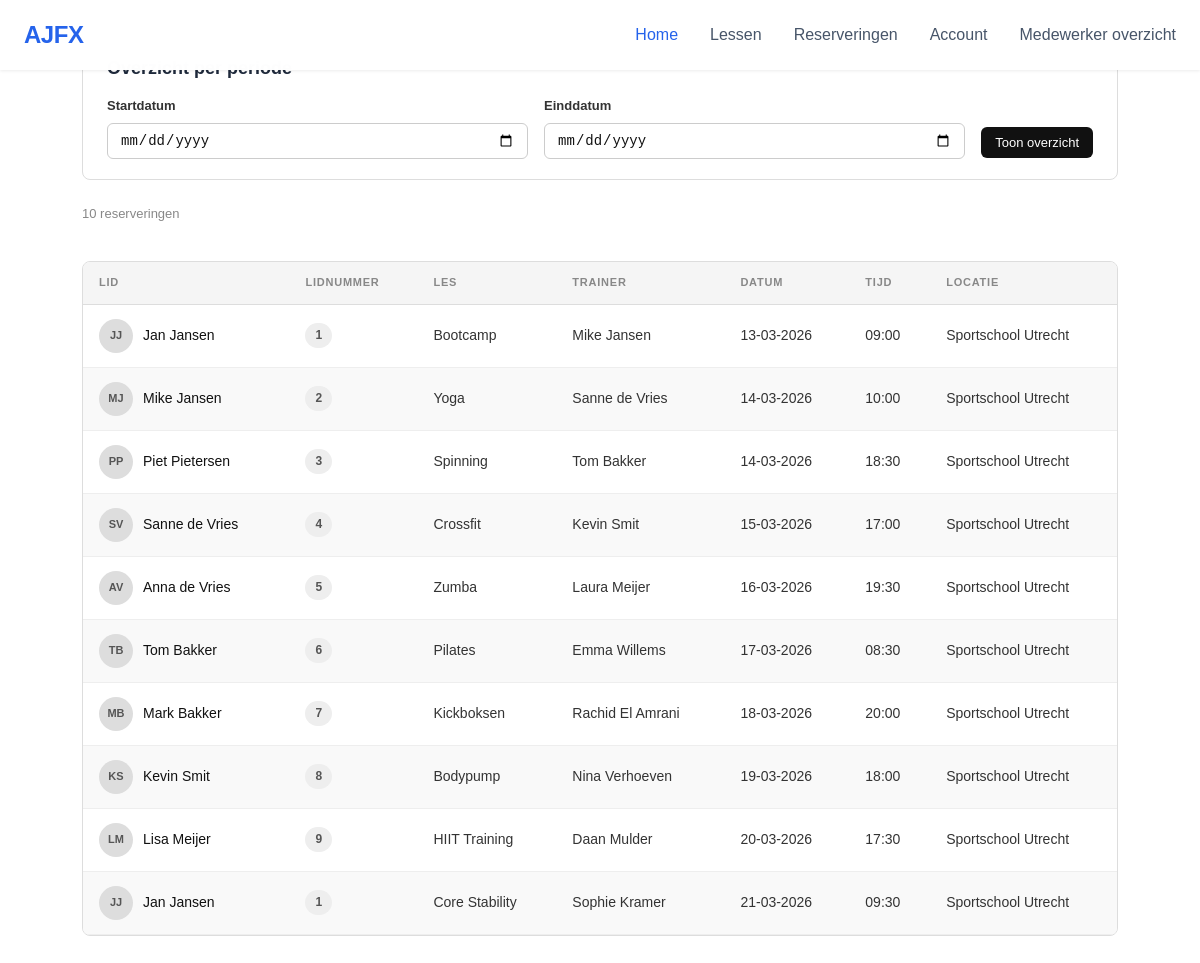
Screenshot of /reservering_overzicht/reserveringsoverzicht.php with the database file from the repository.
### tables this page shows
CREATE TABLE reserveringen
(
    Id          INT UNSIGNED    NOT NULL    AUTO_INCREMENT,
    lid_id      INT UNSIGNED    NOT NULL,
    les_id      INT UNSIGNED    NOT NULL,
    PRIMARY KEY (Id),
    CONSTRAINT fk_lid FOREIGN KEY (lid_id) REFERENCES ledenoverzicht(Id) ON DELETE CASCADE,
    CONSTRAINT fk_les FOREIGN KEY (les_id) REFERENCES lessenoverzicht(Id) ON DELETE CASCADE
);

CREATE TABLE ledenoverzicht
(
    Id          INT UNSIGNED    NOT NULL    AUTO_INCREMENT,
    naam        VARCHAR(255)    NOT NULL,
    lidnummer   INT UNSIGNED    NOT NULL,
    lessen      VARCHAR(255)    NOT NULL    DEFAULT '',
    leeftijd    DECIMAL(3,0)    NOT NULL    DEFAULT 0,
    email       VARCHAR(255)    NOT NULL    DEFAULT '',
    PRIMARY KEY (Id)
);

CREATE TABLE lessenoverzicht
(
    Id          INT UNSIGNED    NOT NULL    AUTO_INCREMENT,
    lesnaam     VARCHAR(255)    NOT NULL,
    trainer     VARCHAR(255)    NOT NULL,
    locatie     VARCHAR(255)    NOT NULL    DEFAULT 'Sportschool Utrecht',
    datum       DATE            NOT NULL,
    tijd        TIME            NOT NULL,
    lesprijs    DECIMAL(5,2)    NOT NULL    DEFAULT 0.00,
    PRIMARY KEY (Id)
);

### reservering_overzicht/reserveringsoverzicht.php (the view, shortened to what this page needs)
<?php
$servername = "localhost";
$username   = "root";
$password   = "";
$dbname     = "lessen";
$reserveringen  = [];
$fout           = null;
$simuleer_fout = isset($_GET['fout']) && $_GET['fout'] == '1';
$filter_actief = false;
$startdatum    = '';
$einddatum     = '';
if ($simuleer_fout) {
    $filter_fout = "Het overzicht kon niet worden geladen.";
} else {
    $conn = new mysqli($servername, $username, $password, $dbname);
    if ($conn->connect_error) {
        $fout = "Er is iets misgegaan bij het laden van de reserveringen.";
    } else {
        $sql = "
            SELECT
                r.Id,
                l.naam       AS lid_naam,
                l.lidnummer,
                lo.lesnaam   AS les_naam,
                lo.trainer,
                lo.datum,
                lo.tijd,
                lo.locatie
            FROM reserveringen r
            JOIN ledenoverzicht  l  ON r.lid_id = l.Id
            JOIN lessenoverzicht lo ON r.les_id = lo.Id
            ORDER BY lo.datum, lo.tijd
        ";
        $result = $conn->query($sql);
        if ($result && $result->num_rows > 0) {
            while ($row = $result->fetch_assoc()) $reserveringen[] = $row;
        }
    }
}
function initialen(string $naam): string {
    $delen   = explode(' ', $naam);
    $eerste  = strtoupper(substr($delen[0], 0, 1));
    $laatste = strtoupper(substr(end($delen), 0, 1));
    return $eerste . $laatste;
}
function formatDatum(string $datum): string {
    return date('d-m-Y', strtotime($datum));
}
?>
<!DOCTYPE html>
<html lang="nl">
<head>
    <link rel="stylesheet" href="reserveringsoverzicht.css">
    <link rel="stylesheet" href="../homepage/styles.css">
</head>
<body>
<nav class="navbar">
    <div class="nav-container">
        <div class="logo">
            <span class="logo-text">AJFX</span>
        </div>
        <ul class="nav-menu" id="navMenu">
            <li><a href="../index.html" class="nav-link active">Home</a></li>
            <li><a href="../lessen-overzicht.php" class="nav-link">Lessen</a></li>
            <li><a href="../reservering_overzicht/reserveringsoverzicht.php" class="nav-link">Reserveringen</a></li>
            <li><a href="../account/login.php" class="nav-link">Account</a></li>
            <li><a href="../medewerker_overzicht/medewerkers.php" class="nav-link">Medewerker overzicht</a></li>
        </ul>
    </div>
</nav>
<main>
    <div class="filter-sectie">
        <h2 class="sectie-titel">Overzicht per periode</h2>
        <form method="GET" action="reserveringsoverzicht.php" class="filter-form">
            <div class="form-groep">
                <label for="startdatum">Startdatum</label>
                <input type="date" id="startdatum" name="startdatum" value="<?= htmlspecialchars($startdatum) ?>" required>
            </div>
            <div class="form-groep">
                <label for="einddatum">Einddatum</label>
                <input type="date" id="einddatum" name="einddatum" value="<?= htmlspecialchars($einddatum) ?>" required>
            </div>
            <div class="form-acties">
                <button type="submit" class="knop-primair">Toon overzicht</button>
            </div>
        </form>
    </div>
    <?php if (!$filter_actief && $fout): ?>
        <div class="fout-blok">
            <div class="fout-icoon">!</div>
            <p class="fout-tekst"><?= htmlspecialchars($fout) ?></p>
        </div>
    <?php elseif (!$filter_actief && empty($reserveringen)): ?>
        <p class="aantal-tekst">Geen reserveringen gevonden.</p>
    <?php elseif (!empty($reserveringen)): ?>
        <p class="aantal-tekst"><?= count($reserveringen) ?> reserveringen<?= $filter_actief ? ' in geselecteerde periode' : '' ?></p>
        <div class="tabel-wrapper">
            <table>
                <thead>
                    <tr>
                        <th>Lid</th>
                        <th>Lidnummer</th>
                        <th>Les</th>
                        <th>Trainer</th>
                        <th>Datum</th>
                        <th>Tijd</th>
                        <th>Locatie</th>
                    </tr>
                </thead>
                <tbody>
                    <?php foreach ($reserveringen as $r): ?>
                        <tr>
                            <td>
                                <div class="naam-cel">
                                    <div class="avatar"><?= htmlspecialchars(initialen($r['lid_naam'])) ?></div>
                                    <span class="naam"><?= htmlspecialchars($r['lid_naam']) ?></span>
                                </div>
                            </td>
                            <td><span class="badge"><?= htmlspecialchars($r['lidnummer']) ?></span></td>
                            <td><?= htmlspecialchars($r['les_naam']) ?></td>
                            <td><?= htmlspecialchars($r['trainer']) ?></td>
                            <td><?= htmlspecialchars(formatDatum($r['datum'])) ?></td>
                            <td><?= htmlspecialchars(substr($r['tijd'], 0, 5)) ?></td>
                            <td><?= htmlspecialchars($r['locatie']) ?></td>
                        </tr>
                    <?php endforeach; ?>
                </tbody>
            </table>
        </div>
    <?php endif; ?>
</main>
</body>
</html>

### reservering_overzicht/reserveringsoverzicht.css (style rules this page uses)
* { box-sizing: border-box; margin: 0; padding: 0; }
body { font-family: sans-serif; background: #fff; color: #111; }
.knop-primair { padding: 8px 14px; border: none; border-radius: 6px; background: #111; color: #fff; font-size: 13px; cursor: pointer; text-decoration: none; }
main { max-width: 1100px; margin: 0 auto; padding: 28px 32px; display: flex; flex-direction: column; gap: 24px; }
.aantal-tekst { font-size: 13px; color: #888; margin-bottom: 12px; }
.tabel-wrapper { border: 1px solid #ddd; border-radius: 8px; overflow: hidden; }
table { width: 100%; border-collapse: collapse; }
thead th { padding: 12px 16px; text-align: left; font-size: 11px; font-weight: 700; color: #888; letter-spacing: 0.07em; text-transform: uppercase; background: #f5f5f5; border-bottom: 1px solid #ddd; }
tbody tr:nth-child(even) { background: #f9f9f9; }
tbody td { padding: 14px 16px; font-size: 14px; color: #333; border-bottom: 1px solid #eee; vertical-align: middle; }
.naam-cel { display: flex; align-items: center; gap: 10px; }
.avatar { width: 34px; height: 34px; border-radius: 50%; background: #ddd; display: flex; align-items: center; justify-content: center; font-size: 11px; font-weight: 700; color: #555; flex-shrink: 0; }
.naam { font-weight: 500; color: #111; }
.badge { display: inline-block; padding: 3px 10px; border-radius: 20px; font-size: 12px; font-weight: 600; background: #eee; color: #555; }
.sectie-titel { font-size: 18px; font-weight: 600; margin-bottom: 16px; margin-top: 8px; }
.form-groep { margin-bottom: 16px; }
.form-groep label { display: block; font-size: 13px; font-weight: 600; margin-bottom: 6px; color: #333; }
.form-groep input, .form-groep select { width: 100%; max-width: 420px; padding: 8px 12px; border: 1px solid #ccc; border-radius: 6px; font-size: 14px; color: #111; }
.form-acties { display: flex; gap: 12px; margin-top: 20px; margin-bottom: 28px; }
.filter-sectie { border: 1px solid #ddd; border-radius: 8px; padding: 20px 24px; }
.filter-form { display: grid; grid-template-columns: 1fr 1fr auto; gap: 16px; align-items: end; }
.filter-form .form-groep { margin-bottom: 0; }
.filter-form .form-groep input { max-width: 100%; }
.filter-form .form-acties { margin: 0; padding-bottom: 1px; }

### homepage/styles.css (style rules this page uses)
:root { --primary: #2563eb; --primary-dark: #1d4ed8; --primary-light: #3b82f6; --secondary: #64748b; --accent: #0ea5e9; --dark: #1e293b; --gray-50: #f8fafc; --gray-100: #f1f5f9; --gray-200: #e2e8f0; --gray-300: #cbd5e1; --gray-400: #94a3b8; --gray-600: #475569; --gray-800: #1e293b; --white: #ffffff; --font-main: 'Plus Jakarta Sans', sans-serif; --spacing-xs: 0.5rem; --spacing-sm: 1rem; --spacing-md: 1.5rem; --spacing-lg: 2rem; --spacing-xl: 3rem; --spacing-2xl: 4rem; --radius-sm: 6px; --radius-md: 10px; --radius-lg: 14px; --shadow-sm: 0 1px 3px rgba(0, 0, 0, 0.08); --shadow-md: 0 4px 6px rgba(0, 0, 0, 0.08); --shadow-lg: 0 10px 15px rgba(0, 0, 0, 0.1); }
* { margin: 0; padding: 0; box-sizing: border-box; }
html { scroll-behavior: smooth; }
body { font-family: var(--font-main); font-size: 16px; line-height: 1.6; color: var(--dark); background-color: var(--white); overflow-x: hidden; }
h1, h2, h3, h4, h5, h6 { font-weight: 700; line-height: 1.3; }
h2 { font-size: clamp(1.75rem, 3vw, 2.5rem); }
.navbar { position: fixed; top: 0; left: 0; right: 0; background: rgba(255, 255, 255, 0.98); backdrop-filter: blur(10px); box-shadow: var(--shadow-sm); z-index: 1000; }
.nav-container { max-width: 1200px; margin: 0 auto; padding: 0 var(--spacing-md); display: flex; justify-content: space-between; align-items: center; height: 70px; }
.logo { font-size: 1.5rem; font-weight: 800; color: var(--primary); text-decoration: none; }
.logo-text { letter-spacing: -0.02em; }
.nav-menu { display: flex; list-style: none; gap: var(--spacing-lg); align-items: center; }
.nav-link { font-weight: 500; color: var(--gray-600); text-decoration: none; padding: 0.5rem 0; transition: color 0.2s; }
.nav-link:hover, .nav-link.active { color: var(--primary); }

### rows the page displays
reserveringen: lid.naam "JJ", lid.naam "Jan Jansen", lid.lidnummer "1", les.lesnaam "Bootcamp", les.trainer "Mike Jansen", les.datum "13-03-2026", les.tijd "09:00", les.locatie "Sportschool Utrecht"
reserveringen: lid.naam "MJ", lid.naam "Mike Jansen", lid.lidnummer "2", les.lesnaam "Yoga", les.trainer "Sanne de Vries", les.datum "14-03-2026", les.tijd "10:00", les.locatie "Sportschool Utrecht"
reserveringen: lid.naam "PP", lid.naam "Piet Pietersen", lid.lidnummer "3", les.lesnaam "Spinning", les.trainer "Tom Bakker", les.datum "14-03-2026", les.tijd "18:30", les.locatie "Sportschool Utrecht"
reserveringen: lid.naam "SV", lid.naam "Sanne de Vries", lid.lidnummer "4", les.lesnaam "Crossfit", les.trainer "Kevin Smit", les.datum "15-03-2026", les.tijd "17:00", les.locatie "Sportschool Utrecht"
reserveringen: lid.naam "AV", lid.naam "Anna de Vries", lid.lidnummer "5", les.lesnaam "Zumba", les.trainer "Laura Meijer", les.datum "16-03-2026", les.tijd "19:30", les.locatie "Sportschool Utrecht"
reserveringen: lid.naam "TB", lid.naam "Tom Bakker", lid.lidnummer "6", les.lesnaam "Pilates", les.trainer "Emma Willems", les.datum "17-03-2026", les.tijd "08:30", les.locatie "Sportschool Utrecht"
reserveringen: lid.naam "MB", lid.naam "Mark Bakker", lid.lidnummer "7", les.lesnaam "Kickboksen", les.trainer "Rachid El Amrani", les.datum "18-03-2026", les.tijd "20:00", les.locatie "Sportschool Utrecht"
reserveringen: lid.naam "KS", lid.naam "Kevin Smit", lid.lidnummer "8", les.lesnaam "Bodypump", les.trainer "Nina Verhoeven", les.datum "19-03-2026", les.tijd "18:00", les.locatie "Sportschool Utrecht"
reserveringen: lid.naam "LM", lid.naam "Lisa Meijer", lid.lidnummer "9", les.lesnaam "HIIT Training", les.trainer "Daan Mulder", les.datum "20-03-2026", les.tijd "17:30", les.locatie "Sportschool Utrecht"
reserveringen: lid.naam "JJ", lid.naam "Jan Jansen", lid.lidnummer "1", les.lesnaam "Core Stability", les.trainer "Sophie Kramer", les.datum "21-03-2026", les.tijd "09:30", les.locatie "Sportschool Utrecht"

### other values shown
count($reserveringen) "10"
